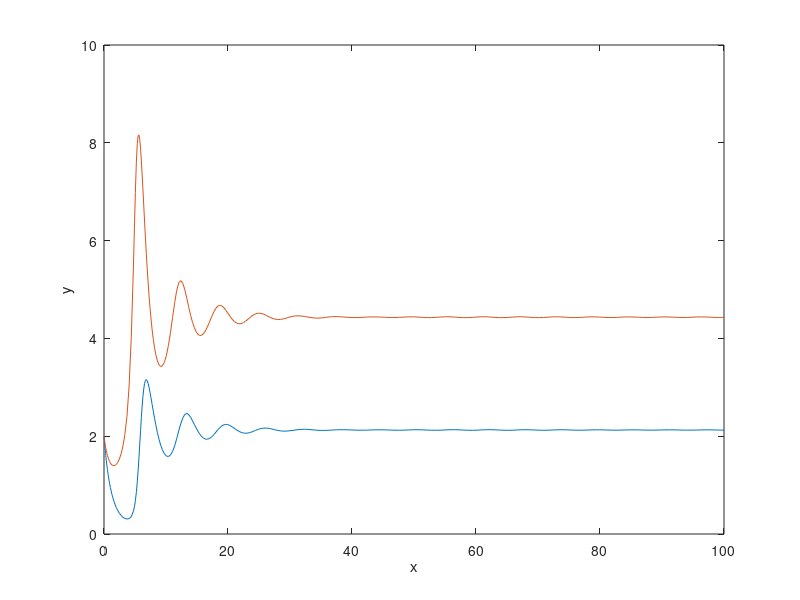

Write the MATLAB code that produced this figure.
function model
[T,Y]   = ode45(@Bqfun1,[0 100],[2 2]);
%  [T1,Y1]   = ode45(@Bqfun1,[0 100],[1 2]);
      plot (T,Y(:,2),'DisplayName','y')
      hold on
      plot (T,Y(:,1),'DisplayName','x')
%       plot (Y(:,1),Y(:,2))
%       hold on
%       plot (Y1(:,1),Y1(:,2))

% plot (Y(:,1),Y(:,2),Y1(:,1),Y1(:,2),Y2(:,1),Y2(:,2),Y3(:,1),Y3(:,2))
%   plot3 (T,Y(:,1),Y(:,2))

  xlabel('x')
  ylabel('y');
%   legend('show');



function dy1 = Bqfun1(t,y)
dy1 = zeros(2,1);
r=0.5; K=10; beta=0.4; alpha=0.7; a=0.04; b=0.07; c=0.7; delta0=1;  delta1=.3;
dy1=[(r*y(1)*(1-(y(1)/K))*(y(1)-beta)-alpha*y(1)*y(2)/(1+a*y(1)+b*y(2)))
    (c*alpha*y(1)*y(2)/(1+a*y(1)+b*y(2))-delta0*y(2)-delta1*y(2)*y(2))]
